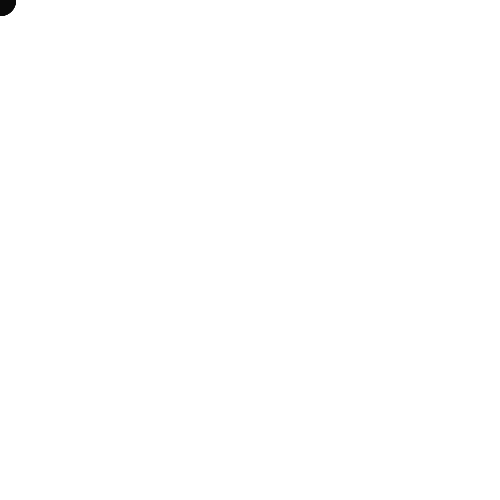
Frame 1 (no input)
Frame 60 (the mouse pressed at the canvas centre just before this capture): identical to frame 1, image omitted
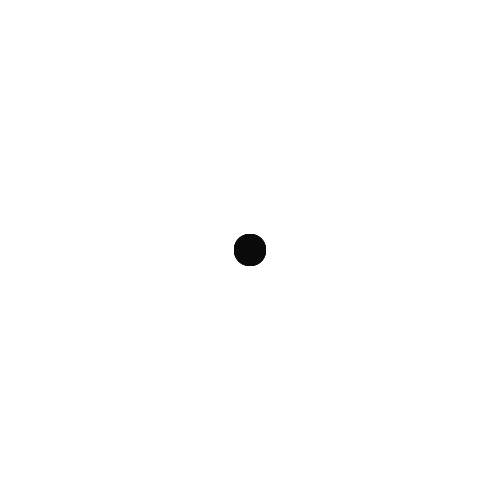
Frame 120 (the mouse held since frame 60 and released just before this capture)

The Processing sketch that drew these frames (run headless with seeded random() and noise(); from frame 60 on, the mouse is pressed at the canvas centre):

// Processing sketch: Example_9_8_Snake_following_mouse
// ── Example_9_8_Snake_following_mouse.pde
// Declaring two arrays of type int to hold our x and y coordinates
int[] xpos = new int[50];
int[] ypos = new int[50];

void setup() {
  size(500, 500);
  // Initializing the arrays, starting them at 0 since at the start of the program no mouse movement has been made
  for (int i = 0; i < xpos.length; i++) {
    xpos[i] = 0;
    ypos[i] = 0;
  }
}

void draw() {
  background(255);
  
  // With a for loop do we initialize each element of the xpos and ypos arrays to 0. 
  for (int i = 0; i <xpos.length - 1; i++) { //<>//
    xpos[i] = xpos[i+1];
    ypos[i] = ypos[i+1];
  }
  
  // Draw is a loop, so each time it loops we want to update our arrays with the current mouse location
  // We chose to put the current mouse location in the last spot of the array, since the length of the array
  // is 50, the index goes from 0-49. The last spot is 49 or the length(50) - 1.
  xpos[xpos.length-1] = mouseX;
  ypos[ypos.length-1] = mouseY;

  for (int i = 0; i < xpos.length; i++) {
    noStroke();
    fill(255-i);
    ellipse(xpos[i], ypos[i], 32, 32);
  }
  for (int i = 0; i < xpos.length; i++) {
    noStroke();
    fill(255-i*5);
    ellipse(xpos[i], ypos[i], 32, 32);
  }
}
